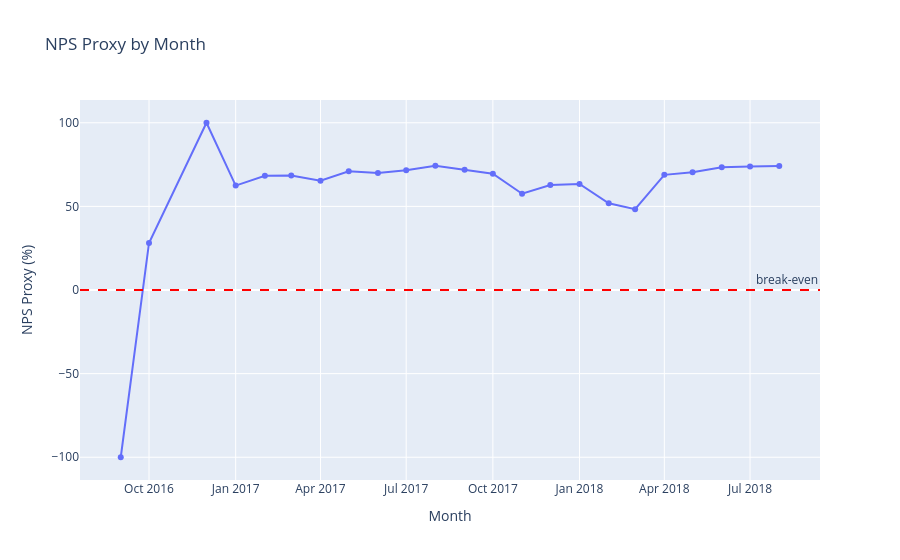

Notebook code cell kept with this figure:
### Markdown cell above
#### 4.1.4 NPS proxy

Tracking promoter/detractor balance over time to check directional sentiment trend.

### Code cell
# Plot NPS proxy trend viz

fig = px.line(
    monthly_metrics,
    x='order_month',
    y='nps_proxy',
    title='NPS Proxy by Month',
    labels={'order_month': 'Month', 'nps_proxy': 'NPS Proxy (%)'},
    markers=True
)
fig.add_hline(y=0, line_dash='dash', line_color='red', annotation_text='break-even')
fig.show()

### Figure 1 — Plotly figure (JSON) as saved in the notebook; plotly's stock layout.template omitted (floating-point values rounded to 4 significant figures)
{"data": [{"hovertemplate": "Month=%{x}<br>NPS Proxy (%)=%{y}<extra></extra>", "legendgroup": "", "line": {"color": "#636efa", "dash": "solid"}, "marker": {"symbol": "circle"}, "mode": "lines+markers", "name": "", "orientation": "v", "showlegend": false, "type": "scatter", "x": ["2016-09", "2016-10", "2016-12", "2017-01", "2017-02", "2017-03", "2017-04", "2017-05", "2017-06", "2017-07", "2017-08", "2017-09", "2017-10", "2017-11", "2017-12", "2018-01", "2018-02", "2018-03", "2018-04", "2018-05", "2018-06", "2018-07", "2018-08"], "xaxis": "x", "y": [-100.0, 28.12, 100.0, 62.41, 68.25, 68.45, 65.33, 71.01, 69.97, 71.54, 74.26, 71.97, 69.53, 57.57, 62.75, 63.42, 51.82, 48.32, 68.84, 70.44, 73.43, 73.91, 74.13], "yaxis": "y"}], "layout": {"annotations": [{"showarrow": false, "text": "break-even", "x": 1, "xanchor": "right", "xref": "x domain", "y": 0, "yanchor": "bottom", "yref": "y"}], "legend": {"tracegroupgap": 0}, "shapes": [{"line": {"color": "red", "dash": "dash"}, "type": "line", "x0": 0, "x1": 1, "xref": "x domain", "y0": 0, "y1": 0, "yref": "y"}], "title": {"text": "NPS Proxy by Month"}, "xaxis": {"anchor": "y", "domain": [0, 1], "title": {"text": "Month"}}, "yaxis": {"anchor": "x", "domain": [0, 1], "title": {"text": "NPS Proxy (%)"}}}}
